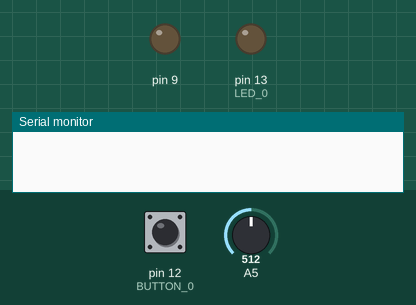
Simulated run of this sketch. Board: Arduino Uno, built with avr-gcc and run on an emulated ATmega328P. Shown: output pins drawn as LEDs (lit = HIGH), the last lines printed to the serial monitor. Inputs (shaded band) come from the test bench; at power-on: pin 12 (BUTTON_0) LOW, A5 = 512.

Above: at 1.2 s.
1.3 s: pin 12 (BUTTON_0) pulled HIGH for 0.15 s
At 1.38 s:
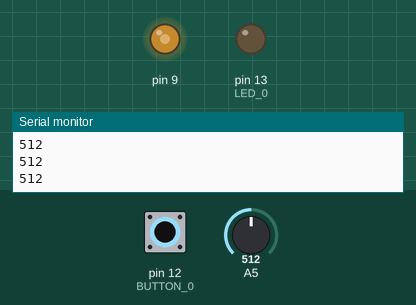
2.9 s: pin 12 (BUTTON_0) pulled HIGH for 3.2 s
At 7.1 s:
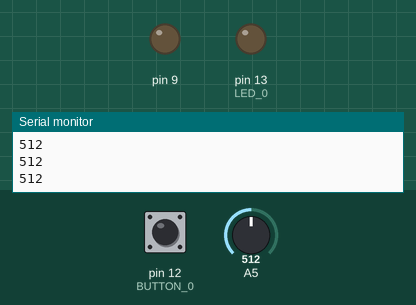
Timing chart, 0 to 8.6 s (numbered marks = the images above; inputs shaded):
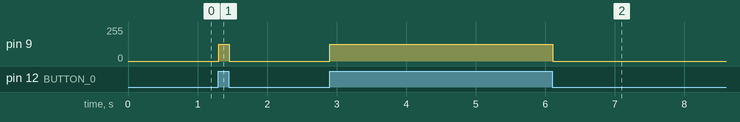

The sketch:

sketch_oct7a.ino
```cpp
const int LED_0 = 13;
const int BUTTON_0 = 12;
int pot = 0;
void setup() {
  pinMode(LED_0, OUTPUT);
  pinMode(BUTTON_0, INPUT);
  pinMode(A5, INPUT);
  pinMode(9, OUTPUT);
  pinMode(12, INPUT);
  Serial.begin(9600);
}

void loop() {
  if(digitalRead(12)){
  pot = analogRead(A5);
  analogWrite(9, map(pot, 0, 1023, 0, 255));
  Serial.println(pot);
  } else {
    analogWrite(9, 0);
  };
  delay(10);
}
```

Measured:
- after the input at 1.3 s, pin 9: 0/255 → 127/255 at once, → 0/255 0.16 s later
- after the input at 2.9 s, pin 9: 0/255 → 127/255 at once, → 0/255 3.2 s later
